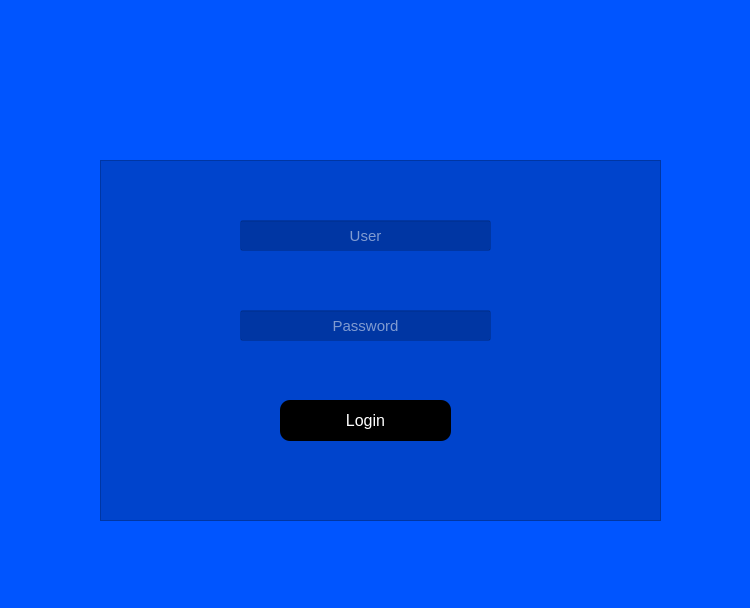
<?xml version="1.0" encoding="UTF-8"?>
<ui version="4.0">
 <class>login_ui</class>
 <widget class="QWidget" name="login_ui">
  <property name="geometry">
   <rect>
    <x>0</x>
    <y>0</y>
    <width>750</width>
    <height>608</height>
   </rect>
  </property>
  <property name="windowTitle">
   <string>Form</string>
  </property>
  <property name="styleSheet">
   <string notr="true">background-color: rgb(0, 85, 255);</string>
  </property>
  <widget class="QFrame" name="frame">
   <property name="geometry">
    <rect>
     <x>100</x>
     <y>160</y>
     <width>561</width>
     <height>361</height>
    </rect>
   </property>
   <property name="styleSheet">
    <string notr="true">background-color: rgba(0, 0, 1,0.2);</string>
   </property>
   <property name="frameShape">
    <enum>QFrame::StyledPanel</enum>
   </property>
   <property name="frameShadow">
    <enum>QFrame::Raised</enum>
   </property>
   <widget class="QLineEdit" name="txt_user">
    <property name="geometry">
     <rect>
      <x>140</x>
      <y>60</y>
      <width>251</width>
      <height>31</height>
     </rect>
    </property>
    <property name="font">
     <font>
      <pointsize>11</pointsize>
     </font>
    </property>
    <property name="styleSheet">
     <string notr="true">color: rgb(255, 255, 255);</string>
    </property>
    <property name="alignment">
     <set>Qt::AlignCenter</set>
    </property>
    <property name="placeholderText">
     <string>User</string>
    </property>
   </widget>
   <widget class="QPushButton" name="btn_login">
    <property name="geometry">
     <rect>
      <x>180</x>
      <y>240</y>
      <width>171</width>
      <height>41</height>
     </rect>
    </property>
    <property name="font">
     <font>
      <pointsize>12</pointsize>
     </font>
    </property>
    <property name="cursor">
     <cursorShape>PointingHandCursor</cursorShape>
    </property>
    <property name="styleSheet">
     <string notr="true">QPushButton{

	background-color: rgb(0, 0, 0);
	color: rgb(255, 255, 255);
	border-radius:10px
}

QPushButton:hover{
	
	background-color: rgb(255, 255, 255);
	
	color: rgb(0, 0, 0);
}</string>
    </property>
    <property name="text">
     <string>Login</string>
    </property>
   </widget>
   <widget class="QLineEdit" name="txtpassword">
    <property name="geometry">
     <rect>
      <x>140</x>
      <y>150</y>
      <width>251</width>
      <height>31</height>
     </rect>
    </property>
    <property name="font">
     <font>
      <pointsize>11</pointsize>
     </font>
    </property>
    <property name="styleSheet">
     <string notr="true">color: rgb(255, 255, 255);</string>
    </property>
    <property name="echoMode">
     <enum>QLineEdit::Password</enum>
    </property>
    <property name="alignment">
     <set>Qt::AlignCenter</set>
    </property>
    <property name="placeholderText">
     <string>Password</string>
    </property>
   </widget>
  </widget>
  <widget class="QLabel" name="label">
   <property name="geometry">
    <rect>
     <x>270</x>
     <y>30</y>
     <width>191</width>
     <height>141</height>
    </rect>
   </property>
   <property name="text">
    <string/>
   </property>
   <property name="pixmap">
    <pixmap>../../../Downloads/icon_login.png</pixmap>
   </property>
   <property name="scaledContents">
    <bool>true</bool>
   </property>
  </widget>
  <zorder>label</zorder>
  <zorder>frame</zorder>
 </widget>
 <tabstops>
  <tabstop>txt_user</tabstop>
  <tabstop>txtpassword</tabstop>
  <tabstop>btn_login</tabstop>
 </tabstops>
 <resources/>
 <connections/>
</ui>
